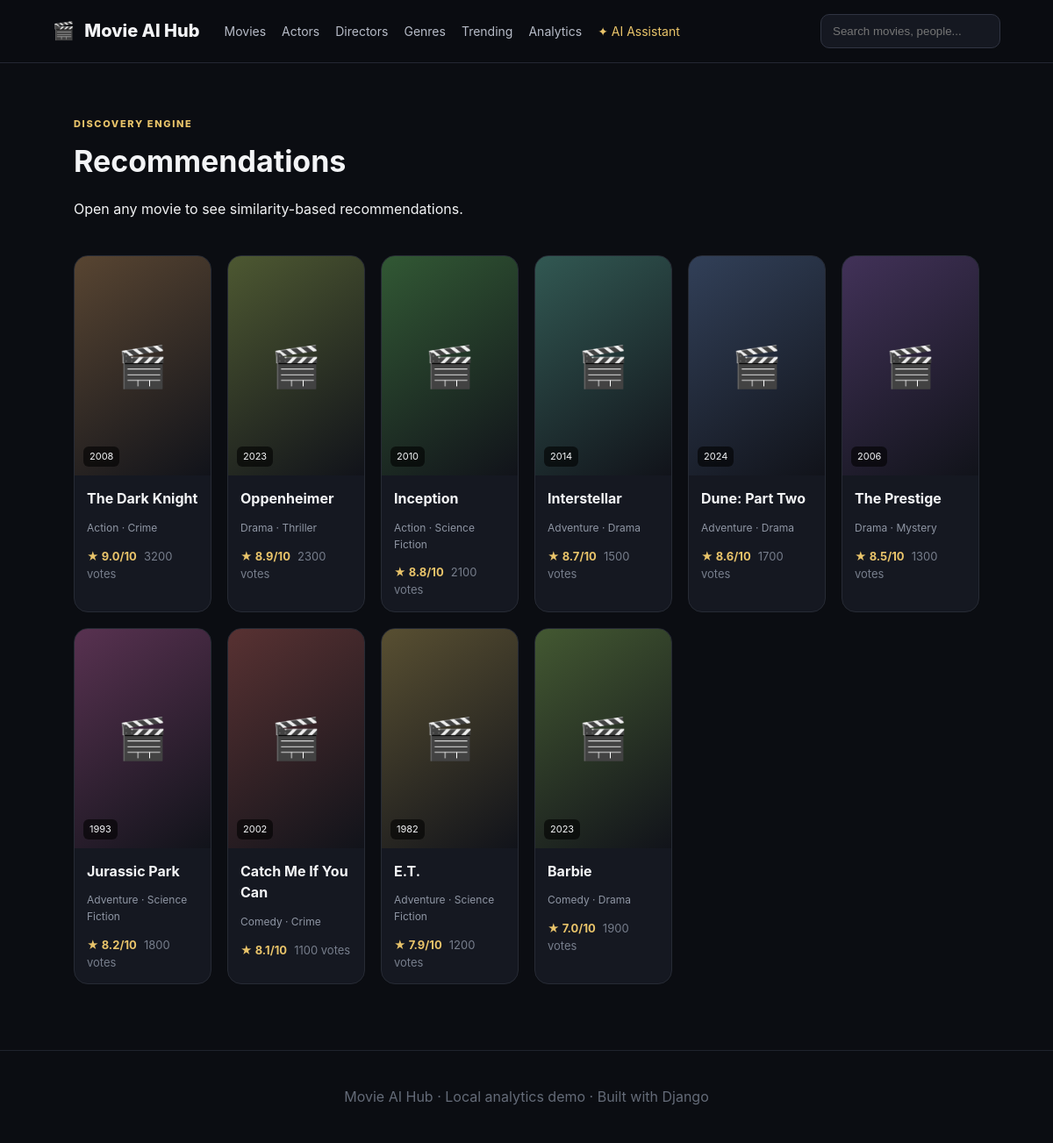
Screenshot of /recommendations/ with the database file from the repository.
### core/models.py (models this page shows, shortened)
class Movie(models.Model):
    STATUS_CHOICES = [
        ("upcoming", "Upcoming"), ("released", "Released"),
        ("theatres", "In Theatres"), ("streaming", "Streaming"),
        ("archived", "Archived"),
    ]
    title = models.CharField(max_length=220)
    slug = models.SlugField(unique=True)
    poster = models.URLField(blank=True)
    backdrop = models.URLField(blank=True)
    release_date = models.DateField(null=True, blank=True)
    runtime = models.PositiveIntegerField(default=120, help_text="Runtime in minutes")
    language = models.CharField(max_length=80, default="English")
    country = models.CharField(max_length=120, blank=True)
    synopsis = models.TextField()
    certification = models.CharField(max_length=20, blank=True)
    budget = models.DecimalField(max_digits=14, decimal_places=2, default=0)
    box_office_revenue = models.DecimalField(max_digits=14, decimal_places=2, default=0)
    average_rating = models.DecimalField(max_digits=3, decimal_places=1, default=0,
        validators=[MinValueValidator(0), MaxValueValidator(10)])
    vote_count = models.PositiveIntegerField(default=0)
    trailer_url = models.URLField(blank=True)
    director = models.ForeignKey(Director, on_delete=models.SET_NULL, null=True, blank=True, related_name="movies")
    cast = models.ManyToManyField(Actor, blank=True, related_name="movies")
    genres = models.ManyToManyField(Genre, blank=True, related_name="movies")
    keywords = models.CharField(max_length=500, blank=True)
    status = models.CharField(max_length=20, choices=STATUS_CHOICES, default="released")
    popularity = models.FloatField(default=0)
    created_at = models.DateTimeField(auto_now_add=True)
    class Meta:
        ordering = ["-popularity", "-average_rating", "title"]
        indexes = [
            models.Index(fields=["title"]),
            models.Index(fields=["release_date"]),
            models.Index(fields=["average_rating"]),
            models.Index(fields=["status"]),
        ]

class Genre(models.Model):
    name = models.CharField(max_length=80, unique=True)
    description = models.TextField(blank=True)
    class Meta:
        ordering = ["name"]

### core/views.py (the view)
# urls.py: path("recommendations/", views.recommendations, name="recommendations"),
def recommendations(request):
    return render(request, "recommendations.html", {"movies": Movie.objects.order_by("-average_rating")[:12]})

### templates/recommendations.html
{% extends "base.html" %}{% block content %}<div class="page-head"><div><span class="eyebrow">DISCOVERY ENGINE</span><h1>Recommendations</h1><p>Open any movie to see similarity-based recommendations.</p></div></div><div class="grid">{% for movie in movies %}{% include "partials/movie_card.html" %}{% endfor %}</div>{% endblock %}

### templates/partials/movie_card.html
<article class="movie-card">
  <div class="poster" style="--hue: {{ movie.id|add:37 }};"><span>🎬</span><small>{{ movie.release_date|date:"Y"|default:"—" }}</small></div>
  <div class="movie-info"><h3><a href="{% url 'movie_detail' movie.pk %}">{{ movie.title }}</a></h3>
  <p>{% for g in movie.genres.all|slice:":2" %}{{ g.name }}{% if not forloop.last %} · {% endif %}{% endfor %}</p>
  <div class="rating">★ {{ movie.average_rating }}/10 <span>{{ movie.vote_count }} votes</span></div></div>
</article>

### static/css/app.css (style rules this page uses)
* { box-sizing:border-box }
body { margin:0;font-family:Inter,system-ui,-apple-system,sans-serif;background:#0b0d12;color:#f3f4f6;line-height:1.55 }
a { color:inherit;text-decoration:none }
.eyebrow { letter-spacing:.15em;font-size:11px;color:#e9c46a;font-weight:800 }
.section-head,.page-head { padding:55px 7% 24px;display:flex;justify-content:space-between;align-items:end }
.section-head h2,.page-head h1 { margin:6px 0 0;font-size:34px }
.grid { padding:0 7% 45px;display:grid;grid-template-columns:repeat(6,1fr);gap:18px }
.movie-card { background:#151821;border:1px solid #272b35;border-radius:16px;overflow:hidden;transition:.2s }
.poster { height:250px;background:linear-gradient(145deg,hsl(var(--hue),28%,27%),#11131a);display:flex;flex-direction:column;justify-content:center;align-items:center;font-size:46px;position:relative }
.poster small { position:absolute;bottom:10px;left:10px;background:#0009;padding:3px 7px;border-radius:6px;font-size:11px }
.movie-info { padding:14px }
.movie-info h3 { margin:0 0 4px;font-size:16px }
.movie-info p,.meta,.muted { color:#8f96a4;font-size:12px }
.rating { color:#e9c46a;font-weight:700;font-size:13px }
.rating span { color:#777e8c;font-weight:400;margin-left:5px }

### rows the page displays
Movie: {{ movie.id|add:37 }} 40 (drawn), release_date "2008", title "The Dark Knight", average_rating "9.0", vote_count "3200"
Genre: name "Action"
Genre: name "Crime"
Movie: {{ movie.id|add:37 }} 45 (drawn), release_date "2023", title "Oppenheimer", average_rating "8.9", vote_count "2300"
Genre: name "Drama"
Genre: name "Thriller"
Movie: {{ movie.id|add:37 }} 39 (drawn), release_date "2010", title "Inception", average_rating "8.8", vote_count "2100"
Genre: name "Science Fiction"
Movie: {{ movie.id|add:37 }} 38 (drawn), release_date "2014", title "Interstellar", average_rating "8.7", vote_count "1500"
Genre: name "Adventure"
Movie: {{ movie.id|add:37 }} 43 (drawn), release_date "2024", title "Dune: Part Two", average_rating "8.6", vote_count "1700"
Movie: {{ movie.id|add:37 }} 47 (drawn), release_date "2006", title "The Prestige", average_rating "8.5", vote_count "1300"
Genre: name "Mystery"
Movie: {{ movie.id|add:37 }} 41 (drawn), release_date "1993", title "Jurassic Park", average_rating "8.2", vote_count "1800"
Movie: {{ movie.id|add:37 }} 46 (drawn), release_date "2002", title "Catch Me If You Can", average_rating "8.1", vote_count "1100"
Genre: name "Comedy"
Movie: {{ movie.id|add:37 }} 42 (drawn), release_date "1982", title "E.T.", average_rating "7.9", vote_count "1200"
Movie: {{ movie.id|add:37 }} 44 (drawn), release_date "2023", title "Barbie", average_rating "7.0", vote_count "1900"
